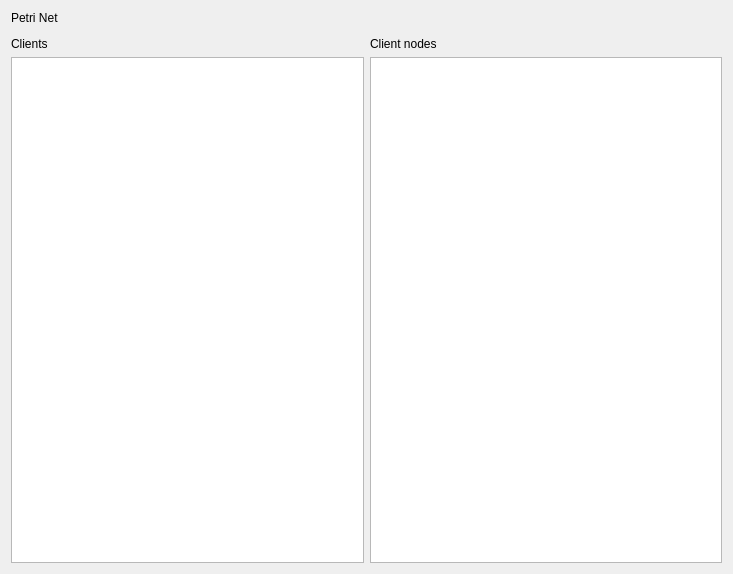
<?xml version="1.0" encoding="UTF-8"?>
<ui version="4.0">
 <class>MasterView</class>
 <widget class="QWidget" name="MasterView">
  <property name="geometry">
   <rect>
    <x>0</x>
    <y>0</y>
    <width>733</width>
    <height>574</height>
   </rect>
  </property>
  <property name="sizePolicy">
   <sizepolicy hsizetype="MinimumExpanding" vsizetype="MinimumExpanding">
    <horstretch>0</horstretch>
    <verstretch>0</verstretch>
   </sizepolicy>
  </property>
  <property name="windowTitle">
   <string>Form</string>
  </property>
  <layout class="QVBoxLayout" name="verticalLayout_2">
   <item>
    <widget class="QLabel" name="label_3">
     <property name="text">
      <string>Petri Net</string>
     </property>
    </widget>
   </item>
   <item>
    <widget class="PetriNetView" name="petriNetView" native="true"/>
   </item>
   <item>
    <layout class="QGridLayout" name="gridLayout">
     <item row="1" column="0">
      <widget class="QListWidget" name="clientList">
       <property name="sizePolicy">
        <sizepolicy hsizetype="MinimumExpanding" vsizetype="MinimumExpanding">
         <horstretch>0</horstretch>
         <verstretch>0</verstretch>
        </sizepolicy>
       </property>
      </widget>
     </item>
     <item row="1" column="1">
      <widget class="QListWidget" name="clientNodeList">
       <property name="sizePolicy">
        <sizepolicy hsizetype="MinimumExpanding" vsizetype="MinimumExpanding">
         <horstretch>0</horstretch>
         <verstretch>0</verstretch>
        </sizepolicy>
       </property>
      </widget>
     </item>
     <item row="0" column="1">
      <widget class="QLabel" name="label_2">
       <property name="text">
        <string>Client nodes</string>
       </property>
      </widget>
     </item>
     <item row="0" column="0">
      <widget class="QLabel" name="label">
       <property name="text">
        <string>Clients</string>
       </property>
      </widget>
     </item>
    </layout>
   </item>
  </layout>
 </widget>
 <customwidgets>
  <customwidget>
   <class>PetriNetView</class>
   <extends>QWidget</extends>
   <header location="global">gui/petrinetview.h</header>
   <container>1</container>
  </customwidget>
 </customwidgets>
 <resources/>
 <connections/>
</ui>
